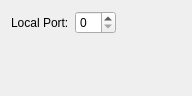
<?xml version="1.0" encoding="UTF-8"?>
<ui version="4.0">
 <class>TcpServerSocketConfigWidget</class>
 <widget class="QWidget" name="TcpServerSocketConfigWidget">
  <property name="geometry">
   <rect>
    <x>0</x>
    <y>0</y>
    <width>192</width>
    <height>96</height>
   </rect>
  </property>
  <property name="windowTitle">
   <string>Tcp Server Socket Configuration Widget</string>
  </property>
  <layout class="QVBoxLayout" name="verticalLayout">
   <item>
    <layout class="QHBoxLayout" name="horizontalLayout">
     <item>
      <widget class="QLabel" name="m_portLabel">
       <property name="text">
        <string>Local Port:</string>
       </property>
      </widget>
     </item>
     <item>
      <widget class="QSpinBox" name="m_portSpinBox"/>
     </item>
     <item>
      <spacer name="horizontalSpacer">
       <property name="orientation">
        <enum>Qt::Horizontal</enum>
       </property>
       <property name="sizeHint" stdset="0">
        <size>
         <width>40</width>
         <height>20</height>
        </size>
       </property>
      </spacer>
     </item>
    </layout>
   </item>
   <item>
    <spacer name="verticalSpacer">
     <property name="orientation">
      <enum>Qt::Vertical</enum>
     </property>
     <property name="sizeHint" stdset="0">
      <size>
       <width>20</width>
       <height>40</height>
      </size>
     </property>
    </spacer>
   </item>
  </layout>
 </widget>
 <resources/>
 <connections/>
</ui>
